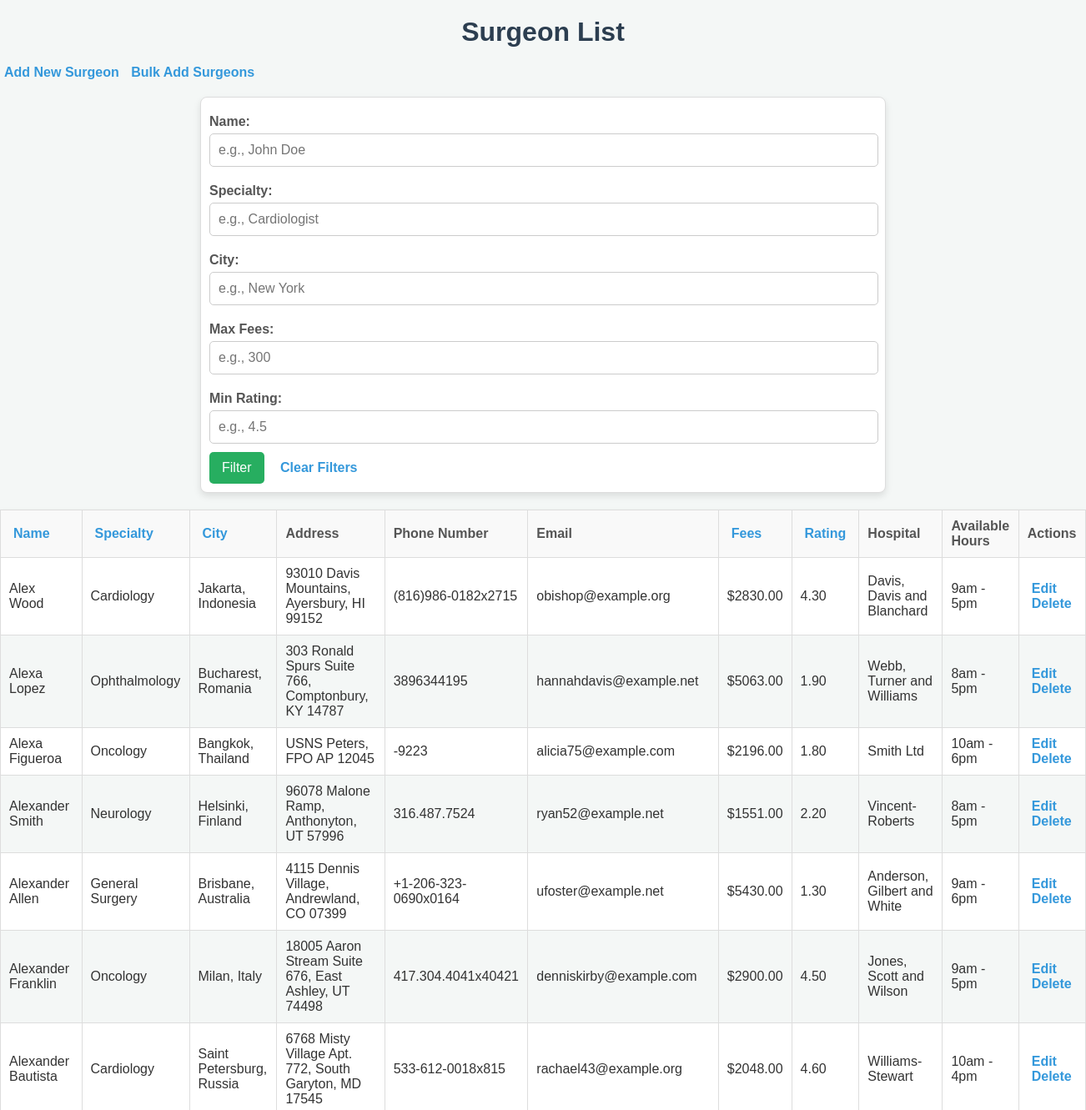
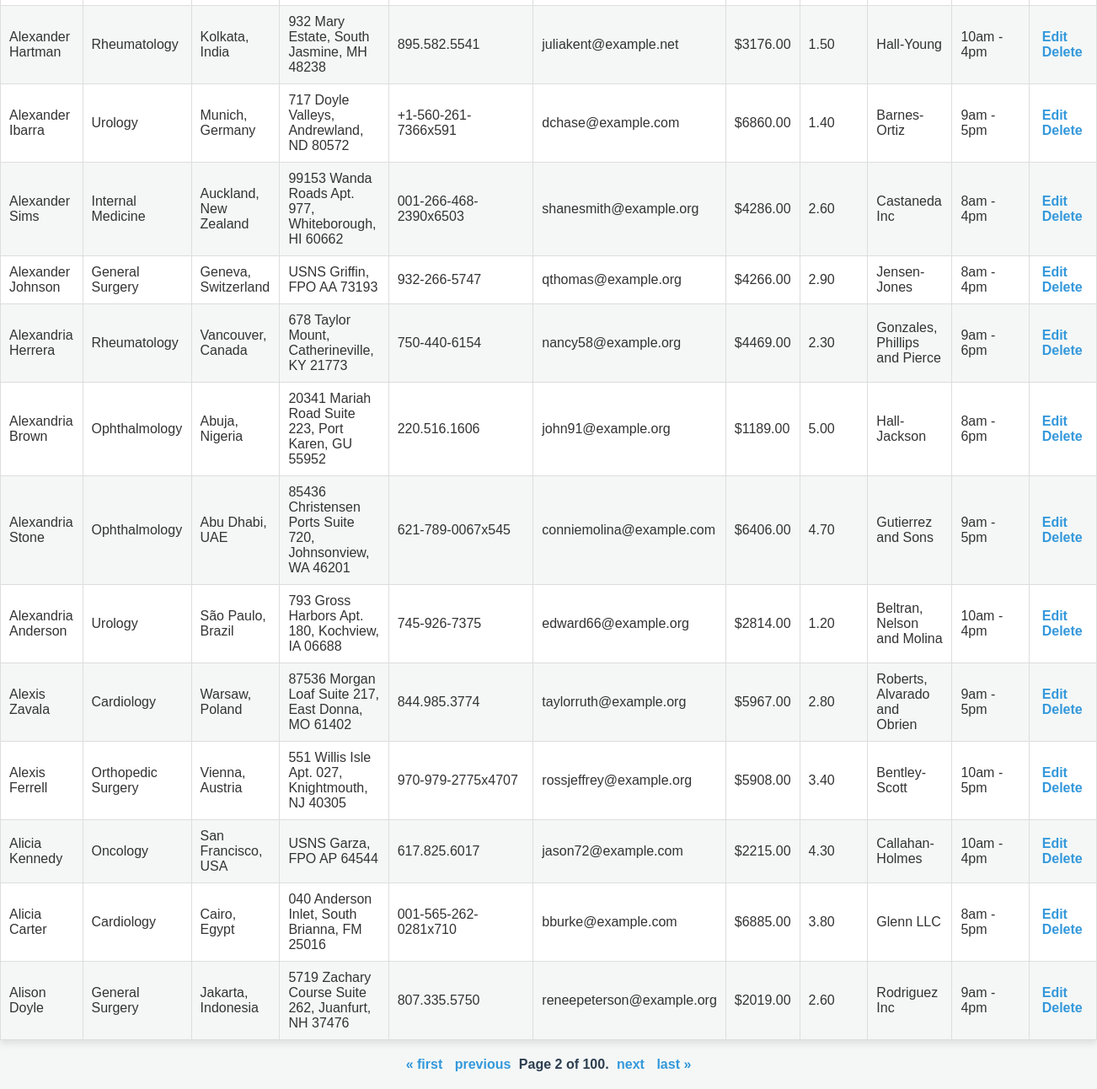
Page /surgeons/?page=2 on the committed database (2 pictures, top to bottom).
### search/models.py (models this page shows)
class Surgeon(models.Model):
    first_name = models.CharField(max_length=100)
    last_name = models.CharField(max_length=100)
    specialty = models.CharField(max_length=100)
    city = models.CharField(max_length=100)
    address = models.CharField(max_length=255)
    phone_number = models.CharField(max_length=15)
    email = models.EmailField()
    fees = models.DecimalField(max_digits=10, decimal_places=2)
    rating = models.DecimalField(max_digits=3, decimal_places=2, null=True, blank=True)  # Rating out of 5
    hospital_name = models.CharField(max_length=255)
    available_hours = models.CharField(max_length=255)

### search/views.py (the view)
# urls.py: path('surgeons/', views.surgeon_list, name='surgeon-list'),
def surgeon_list(request):
    name = request.GET.get('name', '')
    specialty = request.GET.get('specialty', '')
    city = request.GET.get('city', '')
    max_fees = request.GET.get('max_fees', None)
    min_rating = request.GET.get('min_rating', None)
    sort = request.GET.get('sort', 'first_name')
    direction = request.GET.get('direction', 'asc')
    surgeons = Surgeon.objects.all()
    if name:
        surgeons = surgeons.filter(Q(first_name__icontains=name) | Q(last_name__icontains=name))
    if specialty:
        surgeons = surgeons.filter(specialty__icontains=specialty)
    if city:
        surgeons = surgeons.filter(city__icontains=city)
    if max_fees:
        try:
            max_fees = float(max_fees)
            surgeons = surgeons.filter(fees__lte=max_fees)
        except ValueError:
            pass
    if min_rating:
        try:
            min_rating = float(min_rating)
            surgeons = surgeons.filter(rating__gte=min_rating)
        except ValueError:
            pass
    if sort in ['first_name', 'specialty', 'city', 'fees', 'rating']:
        if direction == 'desc':
            sort = f'-{sort}'
        surgeons = surgeons.order_by(sort)
    next_directions = {
        column: 'asc' if sort != column or direction == 'desc' else 'desc'
        for column in ['first_name', 'specialty', 'city', 'fees', 'rating']
    }
    paginator = Paginator(surgeons, 20)
    page_number = request.GET.get('page')
    page_obj = paginator.get_page(page_number)
    return render(
        request,
        'search/surgeon_list.html',
        {
            'page_obj': page_obj,
            'sort': sort,
            'direction': direction,
            'next_directions': next_directions,
            'name': name,
            'specialty': specialty,
            'city': city,
            'max_fees': max_fees,
            'min_rating': min_rating,
        }
    )

### search/templates/search/surgeon_list.html (shortened to what this page needs)
{% load static %}
<!DOCTYPE html>
<html lang="en">
<head>
</head>
<body>
    <h1>Surgeon List</h1>
    <a href="{% url 'surgeon-create' %}">Add New Surgeon</a>
    <a href="{% url 'bulk-upload' %}">Bulk Add Surgeons</a>
    <form method="get">
        <label for="name">Name:</label>
        <input type="text" id="name" name="name" value="{{ request.GET.name }}" placeholder="e.g., John Doe">
        <label for="specialty">Specialty:</label>
        <input type="text" id="specialty" name="specialty" value="{{ request.GET.specialty }}" placeholder="e.g., Cardiologist">
        <label for="city">City:</label>
        <input type="text" id="city" name="city" value="{{ request.GET.city }}" placeholder="e.g., New York">
        <label for="max_fees">Max Fees:</label>
        <input type="number" id="max_fees" name="max_fees" value="{{ request.GET.max_fees }}" placeholder="e.g., 300">
        <label for="min_rating">Min Rating:</label>
        <input type="number" id="min_rating" name="min_rating" step="0.01" min="0" max="5"
           value="{{ request.GET.min_rating }}" placeholder="e.g., 4.5">
        <button type="submit">Filter</button>
        <a href="{% url 'surgeon-list' %}">Clear Filters</a>
    </form>
    <table border="1">
        <thead>
            <tr>
                <th>
                    <a href="?name={{ request.GET.name }}&specialty={{ request.GET.specialty }}&city={{ request.GET.city }}&max_fees={{ request.GET.max_fees }}&min_rating={{ request.GET.min_rating }}&sort=first_name&direction={{ next_directions.first_name }}">Name</a>
                </th>
                <th>
                    <a href="?name={{ request.GET.name }}&specialty={{ request.GET.specialty }}&city={{ request.GET.city }}&max_fees={{ request.GET.max_fees }}&min_rating={{ request.GET.min_rating }}&sort=specialty&direction={{ next_directions.specialty }}">Specialty</a>
                </th>
                <th>
                    <a href="?name={{ request.GET.name }}&specialty={{ request.GET.specialty }}&city={{ request.GET.city }}&max_fees={{ request.GET.max_fees }}&min_rating={{ request.GET.min_rating }}&sort=city&direction={{ next_directions.city }}">City</a>
                </th>
                <th>Address</th>
                <th>Phone Number</th>
                <th>Email</th>
                <th>
                    <a href="?name={{ request.GET.name }}&specialty={{ request.GET.specialty }}&city={{ request.GET.city }}&max_fees={{ request.GET.max_fees }}&min_rating={{ request.GET.min_rating }}&sort=fees&direction={{ next_directions.fees }}">Fees</a>
                </th>
                <th>
                    <a href="?name={{ request.GET.name }}&specialty={{ request.GET.specialty }}&city={{ request.GET.city }}&max_fees={{ request.GET.max_fees }}&min_rating={{ request.GET.min_rating }}&sort=rating&direction={{ next_directions.rating }}">Rating</a>
                </th>
                <th>Hospital</th>
                <th>Available Hours</th>
                <th>Actions</th>
            </tr>
        </thead>
        <tbody>
            {% for surgeon in page_obj %}
            <tr>
                <td>{{ surgeon.first_name }} {{ surgeon.last_name }}</td>
                <td>{{ surgeon.specialty }}</td>
                <td>{{ surgeon.city }}</td>
                <td>{{ surgeon.address }}</td>
                <td>{{ surgeon.phone_number }}</td>
                <td>{{ surgeon.email }}</td>
                <td>${{ surgeon.fees }}</td>
                <td>{{ surgeon.rating|default:"N/A" }}</td>
                <td>{{ surgeon.hospital_name }}</td>
                <td>{{ surgeon.available_hours }}</td>
                <td>
                    <a href="{% url 'surgeon-update' surgeon.id %}">Edit</a>
                    <a href="{% url 'surgeon-delete' surgeon.id %}">Delete</a>
                </td>
            </tr>
            {% empty %}
            <tr>
                <td colspan="11">No surgeons available.</td>
            </tr>
            {% endfor %}
        </tbody>
    </table>
    <div class="pagination">
        <span class="step-links">
            {% if page_obj.has_previous %}
                <a href="?page=1">&laquo; first</a>
                <a href="?page={{ page_obj.previous_page_number }}">previous</a>
            {% endif %}
            <span class="current">
                Page {{ page_obj.number }} of {{ page_obj.paginator.num_pages }}.
            </span>
            {% if page_obj.has_next %}
                <a href="?page={{ page_obj.next_page_number }}">next</a>
                <a href="?page={{ page_obj.paginator.num_pages }}">last &raquo;</a>
            {% endif %}
        </span>
    </div>
</body>
</html>

### search/templates/search/surgeon_list.html (style rules this page uses)
body { font-family: Arial, sans-serif; background-color: #f4f7f6; margin: 0; padding: 0; color: #333; }
h1 { text-align: center; color: #2c3e50; margin-top: 20px; }
a { text-decoration: none; color: #3498db; font-weight: bold; margin: 5px; }
form { margin: 20px auto; padding: 10px; background: white; border: 1px solid #ddd; border-radius: 8px; max-width: 800px; box-shadow: 0px 4px 8px rgba(0, 0, 0, 0.1); }
form label { display: block; font-weight: bold; margin-top: 10px; color: #555; }
form input { width: calc(100% - 20px); padding: 10px; margin-top: 5px; margin-bottom: 10px; border: 1px solid #ccc; border-radius: 5px; font-size: 1rem; }
form button { background-color: #27ae60; color: white; border: none; padding: 10px 15px; border-radius: 5px; cursor: pointer; font-size: 1rem; margin-right: 10px; }
table { width: 100%; border-collapse: collapse; margin: 20px 0; background-color: white; box-shadow: 0px 4px 8px rgba(0, 0, 0, 0.1); }
table th, table td { text-align: left; padding: 10px; border: 1px solid #ddd; }
table th { background-color: #f9f9f9; color: #555; font-weight: bold; cursor: pointer; }
table tr:nth-child(even) { background-color: #f4f7f6; }
.pagination { text-align: center; margin: 20px 0; }
.pagination .step-links a { text-decoration: none; color: #3498db; font-weight: bold; margin: 0 5px; }
.pagination .step-links .current { font-weight: bold; color: #2c3e50; }

### rows in the picture
Surgeon: first_name "Alex", last_name "Wood", specialty "Cardiology", city "Jakarta, Indonesia", address "93010 Davis Mountains, Ayersbury, HI 99152", phone_number "(816)986-0182x2715", email "obishop@example.org", fees "2830.00", rating "4.30", hospital_name "Davis, Davis and Blanchard", available_hours "9am - 5pm"
Surgeon: first_name "Alexa", last_name "Lopez", specialty "Ophthalmology", city "Bucharest, Romania", address "303 Ronald Spurs Suite 766, Comptonbury, KY 14787", phone_number "3896344195", email "hannahdavis@example.net", fees "5063.00", rating "1.90", hospital_name "Webb, Turner and Williams", available_hours "8am - 5pm"
Surgeon: first_name "Alexa", last_name "Figueroa", specialty "Oncology", city "Bangkok, Thailand", address "USNS Peters, FPO AP 12045", phone_number "-9223", email "alicia75@example.com", fees "2196.00", rating "1.80", hospital_name "Smith Ltd", available_hours "10am - 6pm"
Surgeon: first_name "Alexander", last_name "Smith", specialty "Neurology", city "Helsinki, Finland", address "96078 Malone Ramp, Anthonyton, UT 57996", phone_number "316.487.7524", email "ryan52@example.net", fees "1551.00", rating "2.20", hospital_name "Vincent-Roberts", available_hours "8am - 5pm"
Surgeon: first_name "Alexander", last_name "Allen", specialty "General Surgery", city "Brisbane, Australia", address "4115 Dennis Village, Andrewland, CO 07399", phone_number "+1-206-323-0690x0164", email "ufoster@example.net", fees "5430.00", rating "1.30", hospital_name "Anderson, Gilbert and White", available_hours "9am - 6pm"
Surgeon: first_name "Alexander", last_name "Franklin", specialty "Oncology", city "Milan, Italy", address "18005 Aaron Stream Suite 676, East Ashley, UT 74498", phone_number "417.304.4041x40421", email "denniskirby@example.com", fees "2900.00", rating "4.50", hospital_name "Jones, Scott and Wilson", available_hours "9am - 5pm"
Surgeon: first_name "Alexander", last_name "Bautista", specialty "Cardiology", city "Saint Petersburg, Russia", address "6768 Misty Village Apt. 772, South Garyton, MD 17545", phone_number "533-612-0018x815", email "rachael43@example.org", fees "2048.00", rating "4.60", hospital_name "Williams-Stewart", available_hours "10am - 4pm"
Surgeon: first_name "Alexander", last_name "Hartman", specialty "Rheumatology", city "Kolkata, India", address "932 Mary Estate, South Jasmine, MH 48238", phone_number "895.582.5541", email "juliakent@example.net", fees "3176.00", rating "1.50", hospital_name "Hall-Young", available_hours "10am - 4pm"
Surgeon: first_name "Alexander", last_name "Ibarra", specialty "Urology", city "Munich, Germany", address "717 Doyle Valleys, Andrewland, ND 80572", phone_number "+1-560-261-7366x591", email "dchase@example.com", fees "6860.00", rating "1.40", hospital_name "Barnes-Ortiz", available_hours "9am - 5pm"
Surgeon: first_name "Alexander", last_name "Sims", specialty "Internal Medicine", city "Auckland, New Zealand", address "99153 Wanda Roads Apt. 977, Whiteborough, HI 60662", phone_number "001-266-468-2390x6503", email "shanesmith@example.org", fees "4286.00", rating "2.60", hospital_name "Castaneda Inc", available_hours "8am - 4pm"
Surgeon: first_name "Alexander", last_name "Johnson", specialty "General Surgery", city "Geneva, Switzerland", address "USNS Griffin, FPO AA 73193", phone_number "932-266-5747", email "qthomas@example.org", fees "4266.00", rating "2.90", hospital_name "Jensen-Jones", available_hours "8am - 4pm"
Surgeon: first_name "Alexandria", last_name "Herrera", specialty "Rheumatology", city "Vancouver, Canada", address "678 Taylor Mount, Catherineville, KY 21773", phone_number "750-440-6154", email "nancy58@example.org", fees "4469.00", rating "2.30", hospital_name "Gonzales, Phillips and Pierce", available_hours "9am - 6pm"
Surgeon: first_name "Alexandria", last_name "Brown", specialty "Ophthalmology", city "Abuja, Nigeria", address "20341 Mariah Road Suite 223, Port Karen, GU 55952", phone_number "220.516.1606", email "john91@example.org", fees "1189.00", rating "5.00", hospital_name "Hall-Jackson", available_hours "8am - 6pm"
Surgeon: first_name "Alexandria", last_name "Stone", specialty "Ophthalmology", city "Abu Dhabi, UAE", address "85436 Christensen Ports Suite 720, Johnsonview, WA 46201", phone_number "621-789-0067x545", email "conniemolina@example.com", fees "6406.00", rating "4.70", hospital_name "Gutierrez and Sons", available_hours "9am - 5pm"
Surgeon: first_name "Alexandria", last_name "Anderson", specialty "Urology", city "São Paulo, Brazil", address "793 Gross Harbors Apt. 180, Kochview, IA 06688", phone_number "745-926-7375", email "edward66@example.org", fees "2814.00", rating "1.20", hospital_name "Beltran, Nelson and Molina", available_hours "10am - 4pm"
Surgeon: first_name "Alexis", last_name "Zavala", specialty "Cardiology", city "Warsaw, Poland", address "87536 Morgan Loaf Suite 217, East Donna, MO 61402", phone_number "844.985.3774", email "taylorruth@example.org", fees "5967.00", rating "2.80", hospital_name "Roberts, Alvarado and Obrien", available_hours "9am - 5pm"
Surgeon: first_name "Alexis", last_name "Ferrell", specialty "Orthopedic Surgery", city "Vienna, Austria", address "551 Willis Isle Apt. 027, Knightmouth, NJ 40305", phone_number "970-979-2775x4707", email "rossjeffrey@example.org", fees "5908.00", rating "3.40", hospital_name "Bentley-Scott", available_hours "10am - 5pm"
Surgeon: first_name "Alicia", last_name "Kennedy", specialty "Oncology", city "San Francisco, USA", address "USNS Garza, FPO AP 64544", phone_number "617.825.6017", email "jason72@example.com", fees "2215.00", rating "4.30", hospital_name "Callahan-Holmes", available_hours "10am - 4pm"
Surgeon: first_name "Alicia", last_name "Carter", specialty "Cardiology", city "Cairo, Egypt", address "040 Anderson Inlet, South Brianna, FM 25016", phone_number "001-565-262-0281x710", email "bburke@example.com", fees "6885.00", rating "3.80", hospital_name "Glenn LLC", available_hours "8am - 5pm"
Surgeon: first_name "Alison", last_name "Doyle", specialty "General Surgery", city "Jakarta, Indonesia", address "5719 Zachary Course Suite 262, Juanfurt, NH 37476", phone_number "807.335.5750", email "reneepeterson@example.org", fees "2019.00", rating "2.60", hospital_name "Rodriguez Inc", available_hours "9am - 4pm"

### other values in the picture
{{ page_obj.number }} "2"
{{ page_obj.paginator.num_pages }} "100"
